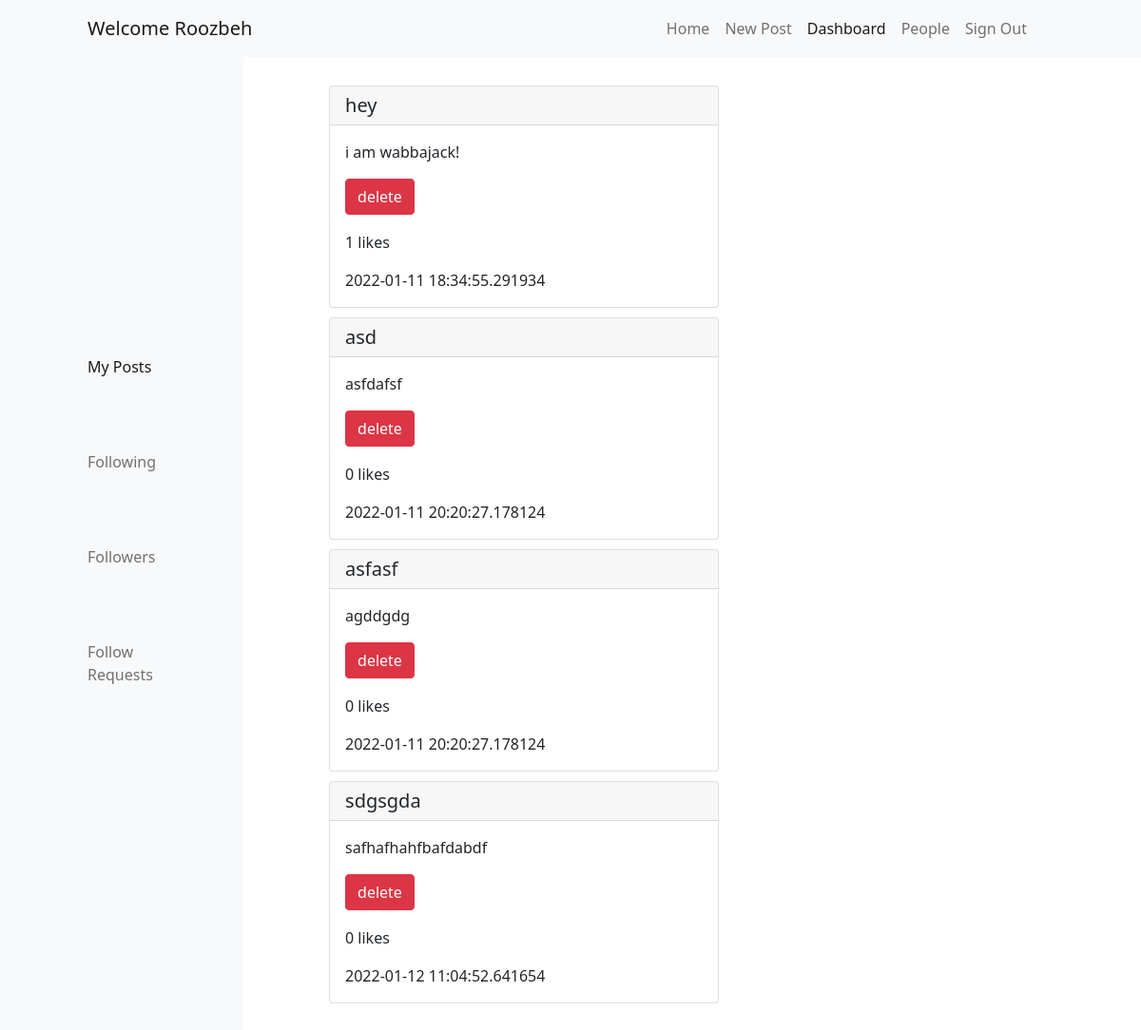
The page /dashboard (signed in) on the database its author committed.
### main.py (models this page shows, shortened)
class Post(db.Model):
    id = db.Column(db.Integer, primary_key=True)
    title = db.Column(db.String(80), unique=False, nullable=False)
    text = db.Column(db.Text, unique=False, nullable=False)
    created_date = db.Column(db.DateTime, default=datetime.datetime.now())
    user_id = db.Column(db.Integer, db.ForeignKey('user.id'))
    likes = db.relationship("Like")

### main.py (the view)
@app.route("/dashboard", methods=['GET', 'POST'])
def dashboard():
    if "username" in session and session["username"]:
        username = session["username"]
        g.username = username
        user = User.query.filter(User.username == username).first()
        user_posts = user.posts
        if request.method == "POST":
            if "post-id" in request.form:
                post_id = request.form["post-id"]
                Post.query.filter(Post.id == post_id).delete()
                db.session.commit()
                return redirect(url_for(".dashboard"))
        return render_template("dashboard.html", user_posts=user_posts)
    return redirect(url_for(".sign_in"))

### templates/dashboard.html (shortened to what this page needs)
{% extends "dashboard-base.html" %}
{% set active_page = "dashboard" %}
{% block dashboard_content %}
<div class="post-container">
    {% if user_posts == [] %}
    <div class="post-alert">
        <h2>You don't have any post!</h2>
        <a href="{{url_for('new_post')}}" class="btn btn-primary">Add Post</a>
    </div>
    {% else %}
    {% for post in user_posts %}
    {% set like_count = post.likes | length %}
    <div class="card my-post-card">
        <h5 class="card-header">
            {{post.title}}
        </h5>
        <div class="card-body">
            <p class="card-text">{{post.text}}</p>
            <form method="post">
                <input type="submit" class="btn btn-danger" value="delete">
            </form>
            <p class="card-text">{{like_count}} likes</p>
            <p class="card-text">{{post.created_date}}</p>
        </div>
    </div>
    {% endfor %}
    {% endif %}
</div>
{% endblock %}

### templates/base.html (style rules this page uses)
input { margin-bottom: 17px; }
.post-container { display: flex; margin: 30px 0px 30px 90px; direction: ltr; flex-wrap: wrap; }
.my-post-card { margin-bottom: 10px; margin-right: 110px !important; max-width: 410px; min-width: 410px; }

### rows shown on the page
Post: title "hey", text "i am wabbajack!", user "1", created_date "2022-01-11 18:34:55.291934"
Post: title "asd", text "asfdafsf", like_count "0", created_date "2022-01-11 20:20:27.178124"
Post: title "asfasf", text "agddgdg", like_count "0", created_date "2022-01-11 20:20:27.178124"
Post: title "sdgsgda", text "safhafhahfbafdabdf", like_count "0", created_date "2022-01-12 11:04:52.641654"

### other values the page prints
{{ g.username }} "Roozbeh"
